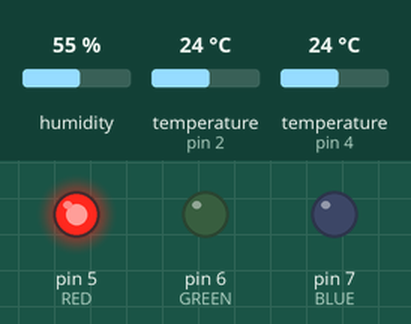
This sketch was run on a simulated Arduino Uno, built with avr-gcc and run on an emulated ATmega328P. Parts: output pins drawn as LEDs (lit = HIGH). Inputs (shaded band) come from the test bench; at power-on: humidity 55 %, temperature (sensors on pin 2, pin 4) 24 °C. The local clock reads 2024-03-15 10:24:30 at power-on unless the sketch sets it; storage starts empty; what the sketch prints to the serial monitor is not drawn.

Above: at 0.1 s.
At 120.2 s:
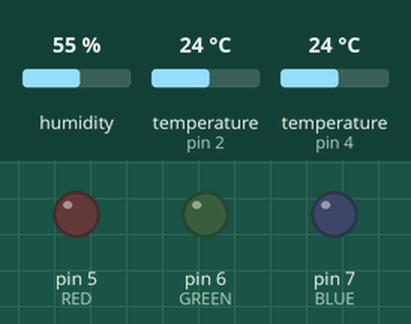
Timing chart, 0 to 121.7 s (numbered marks = the images above):
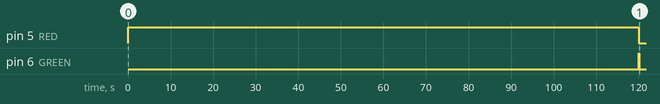

The sketch:

DHTDatalogger.ino
```cpp
// Script to Read a DHT Sensor and write to an SD card
// [x] Read from DHT sensor
// [x] Write to SD Card
// [] Add timestamp to DHT output

/*
Physical setup (What pins connect to what?)
---> SENSOR
DHTPIN = 2

---> SD CARD
MISO = 13
MOSI = 12
SCK = 11
CS = 10

---> RTC
SCL -> A5
SDA -> A4

---> Ext Thermo
DS -> 4

--->  Debug LED
RED -> 5
BLUE -> 6
GREEn -> 7

LIBRARIES REQUIRED
-> DHT
-> SPI
-> SD
-> Wire
-> RTClib
-> OneWire
-> dallasTemperature
*/


// setup DHT
#include "DHT.h"
#define DHTPIN 2
#define DHTTYPE DHT11

DHT dht(DHTPIN, DHTTYPE);

// setup SSD
#include <SPI.h>
#include <SD.h>
File myFile;

// setup RTC
#include <Wire.h>
#include <RTClib.h>
RTC_DS1307 rtc;

// setup RTC thermo DS!8B20
#include <OneWire.h>
#include <DallasTemperature.h>
#define ONE_WIRE_BUS 4
OneWire oneWire(ONE_WIRE_BUS);
DallasTemperature sensors(&oneWire);

const int RED = 5;
const int GREEN = 6;
const int BLUE = 7;

void setup() {

	pinMode(RED, OUTPUT);
	pinMode(BLUE, OUTPUT);
	pinMode(GREEN, OUTPUT);

	digitalWrite(RED, HIGH);
	Serial.begin(9600);
	Serial.println("Initializing SD card...");
	if (!SD.begin(10)) {
		Serial.println("Initialisation failed!");
		while (1);
	}

	Serial.println("Initializing RTC...");
	if (!rtc.begin()) {
		Serial.println("Couldn't find RTC");
		while (1);
	}
	if (!rtc.isrunning()) {
		Serial.println("RTC is not running!");
			// following line sets the RTC to the date & time this sketch was complied
		rtc.adjust(DateTime(F(__DATE__), F(__TIME__)));
		}

	Serial.print("Initializing DHT...");
	dht.begin();
	sensors.begin();
	Serial.println("End of setup");
}

void loop() {

    // Reading the sensor
	delay(120000);

	digitalWrite(RED, LOW);
	digitalWrite(GREEN, HIGH);
	delay(100);
	digitalWrite(GREEN, LOW);
	sensors.requestTemperatures();

	float externalTemp = sensors.getTempCByIndex(0);
	DateTime now = rtc.now();
	String time = now.timestamp();
    float h = dht.readHumidity();
    float temp = dht.readTemperature();

	if (isnan(now.unixtime()) || isnan(externalTemp) || isnan(h) || isnan(temp)) {
		digitalWrite(BLUE, HIGH);
		digitalWrite(GREEN, LOW);
	}

	serialWrite(time, externalTemp, h, temp);
	saveData(time, externalTemp, h, temp);
}

void saveData(String time, float externalTemp, float dhth, float dhttemp) {
	myFile = SD.open("data.txt", FILE_WRITE);
	myFile.print(time);
	myFile.print(",");
	myFile.print(externalTemp);
	myFile.print(",");
	myFile.print(dhth);
	myFile.print(",");
	myFile.print(dhttemp);
	myFile.print(",\n");
	myFile.close();
}

void serialWrite(String time, float externalTemp, float dhth, float dhttemp) {
  // Function for debug of humidity sensor

  // Check if any reads failed and exit early (to try again).
  //if (isnan(dhth) || isnan(dhttemp)) {
  //  Serial.println(F("Failed to read from DHT sensor!"));
  // return;
  //}
  Serial.print(F("Time: "));
  Serial.print(time);
  Serial.print(F(" Ext Temp: "));
  Serial.print(externalTemp);
  Serial.print(F(" Humidity: "));
  Serial.print(dhth);
  Serial.print(F("%  Temperature: "));
  Serial.print(dhttemp);
  Serial.print(F("°C "));
}
```

Measured:
- by itself, pin 5 (RED): HIGH → LOW at 120 s
- by itself, pin 6 (GREEN): LOW → HIGH at 120 s, → LOW 0.10 s later
